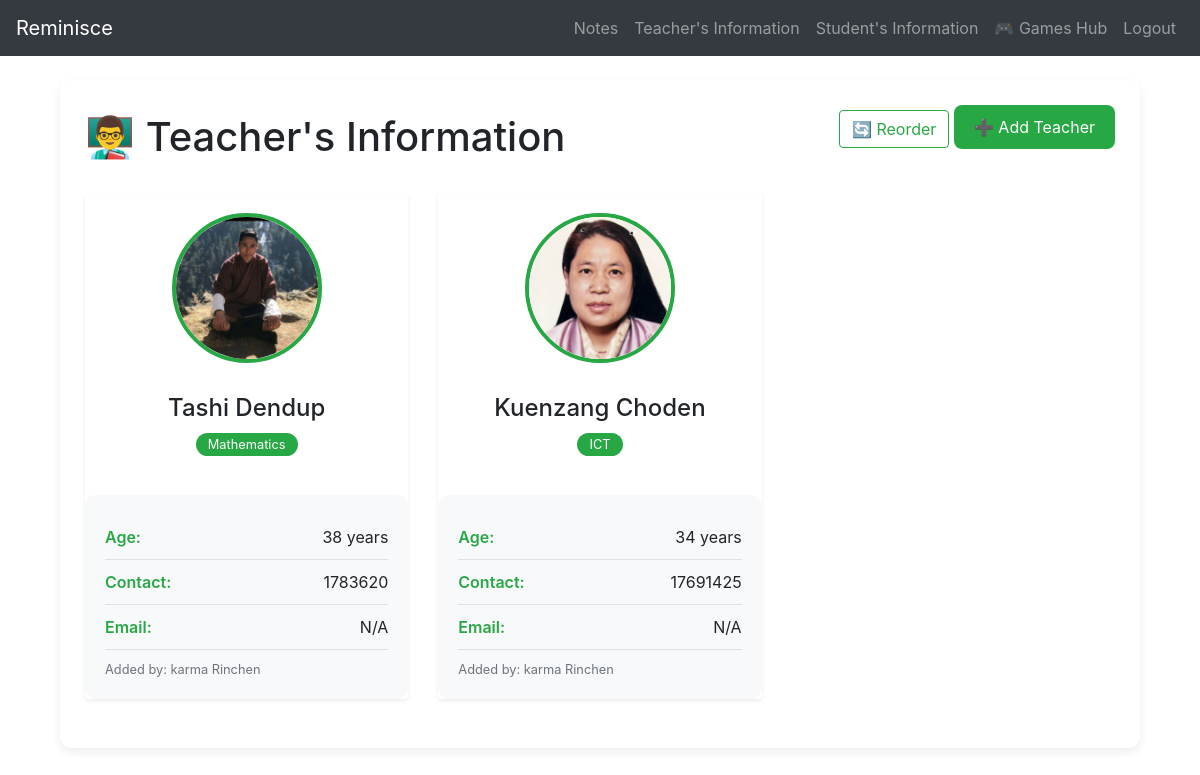
The app's page /teacher (signed in) with its own data.
### website/models.py (models this page shows)
class Teacher(db.Model):
    id = db.Column(db.Integer, primary_key=True)
    name = db.Column(db.String(150), nullable=False)
    age = db.Column(db.Integer, nullable=False)
    contact = db.Column(db.String(20), nullable=False)
    subject = db.Column(db.String(100), nullable=False)
    email = db.Column(db.String(150))
    profile_pic = db.Column(db.String(300))
    user_id = db.Column(db.Integer, db.ForeignKey('user.id'))
    date_added = db.Column(db.DateTime(timezone=True), default=datetime.utcnow)
    position = db.Column(db.Integer, default=0)

class User(db.Model, UserMixin):
    id = db.Column(db.Integer, primary_key=True)
    email = db.Column(db.String(150), unique=True, nullable=False)
    password = db.Column(db.String(150), nullable=False)
    first_name = db.Column(db.String(150), nullable=False)
    notes = db.relationship('Note', backref='user', lazy=True)
    students = db.relationship('Student', backref='user', lazy=True,cascade='all, delete-orphan')
    teachers = db.relationship('Teacher', backref='user', lazy=True,cascade='all, delete-orphan')

### website/auth.py (the view)
@auth.route('/teacher')
@login_required
def teachers_page():
    teachers = Teacher.query.order_by(Teacher.position.asc()).all()
    return render_template("teachers.html", teachers=teachers, user=current_user)

### website/__init__.py (called while the page is built)
def create_app():
    app = Flask(__name__)
    app.config['SECRET_KEY'] = 'droduel23658'  # Consider using environment variable
    app.config['SQLALCHEMY_DATABASE_URI'] = f'sqlite:///{DB_NAME}'
    app.config['UPLOAD_FOLDER'] = UPLOAD_FOLDER
    app.config['GAMES_FOLDER'] = GAMES_FOLDER
    db.init_app(app)
    for folder in [UPLOAD_FOLDER, GAMES_FOLDER]:
        if not os.path.exists(folder):
            os.makedirs(folder)
    from .views import views
    from .auth import auth
    app.register_blueprint(views, url_prefix='/')
    app.register_blueprint(auth, url_prefix='/')
    from .models import User, Note
    create_database(app)
    login_manager = LoginManager()
    login_manager.login_view = 'auth.login'
    login_manager.init_app(app)
    @login_manager.user_loader
    def load_user(id):
        return User.query.get(int(id))
    return app

### website/templates/teachers.html (shortened to what this page needs)
{% extends "base.html" %}
{% block content %}
<div class="container">
    <div class="teacher-card">
        <div class="d-flex justify-content-between align-items-center mb-4">
            <h1 class="text-center mb-0">👨‍🏫 Teacher's Information</h1>
            <div>
                <button type="button" class="btn btn-outline-success me-2" onclick="toggleReorderMode()">
                    🔄 Reorder
                </button>
                <a href="{{ url_for('auth.add_teacher') }}" class="add-teacher-btn">
                    ➕ Add Teacher
                </a>
            </div>
        </div>
        {% if teachers %}
            <div class="row sortable-container" id="teachersContainer">
                {% for teacher in teachers %}
                <div class="col-md-6 col-lg-4 mb-4 sortable-item" data-teacher-id="{{ teacher.id }}">
                    <div class="card border-0 shadow-sm rounded-4 h-100">
                        <div class="teacher-profile">
                            {% if teacher.profile_pic %}
                                <img src="{{ url_for('static', filename='uploads/' + teacher.profile_pic) }}"
                                     alt="{{ teacher.name }}" class="profile-pic">
                            {% else %}
                                <div class="profile-pic bg-light d-flex align-items-center justify-content-center">
                                    <span class="text-muted">📷 No Image</span>
                                </div>
                            {% endif %}
                            <h4 class="mt-3">{{ teacher.name }}</h4>
                            <span class="subject-badge">{{ teacher.subject }}</span>
                        </div>
                        <div class="teacher-info">
                            <div class="info-item">
                                <span class="info-label">Age:</span>
                                <span>{{ teacher.age }} years</span>
                            </div>
                            <div class="info-item">
                                <span class="info-label">Contact:</span>
                                <span>{{ teacher.contact }}</span>
                            </div>
                            <div class="info-item">
                                <span class="info-label">Email:</span>
                                <span>{{ teacher.email or 'N/A' }}</span>
                            </div>
                            <div class="added-by">
                                Added by: {{ teacher.user.first_name }}
                            </div>
                        </div>
                    </div>
                </div>
                {% endfor %}
            </div>
        {% endif %}
    </div>
</div>
{% endblock %}

### website/templates/teachers.html (style rules this page uses)
.teacher-card { background: #fff; border-radius: 12px; box-shadow: 0 4px 10px rgba(0,0,0,0.08); padding: 25px; margin-top: 20px; }
.teacher-profile { text-align: center; padding: 20px; position: relative; }
.profile-pic { width: 150px; height: 150px; border-radius: 50%; object-fit: cover; border: 4px solid #28a745; margin-bottom: 15px; }
.teacher-info { background: #f8f9fa; border-radius: 10px; padding: 20px; margin-top: 20px; position: relative; }
.info-item { display: flex; justify-content: space-between; padding: 10px 0; border-bottom: 1px solid #dee2e6; }
.info-label { font-weight: 600; color: #28a745; }
.add-teacher-btn { background: #28a745; color: white; border: none; padding: 10px 20px; border-radius: 8px; text-decoration: none; display: inline-block; margin-bottom: 20px; }
.added-by { font-size: 0.8em; color: #6c757d; margin-top: 10px; }
.subject-badge { background: #28a745; color: white; padding: 4px 12px; border-radius: 15px; font-size: 0.8em; }
.sortable-container { min-height: 200px; }
.sortable-item { cursor: grab; transition: all 0.3s ease; margin-bottom: 20px; }

### records on screen
Teacher: profile_pic (picture), name "Tashi Dendup", subject "Mathematics", age "38", contact "1783620", email "N/A", user.first_name "karma Rinchen"
Teacher: profile_pic (picture), name "Kuenzang Choden", subject "ICT", age "34", contact "17691425", email "N/A", user.first_name "karma Rinchen"
